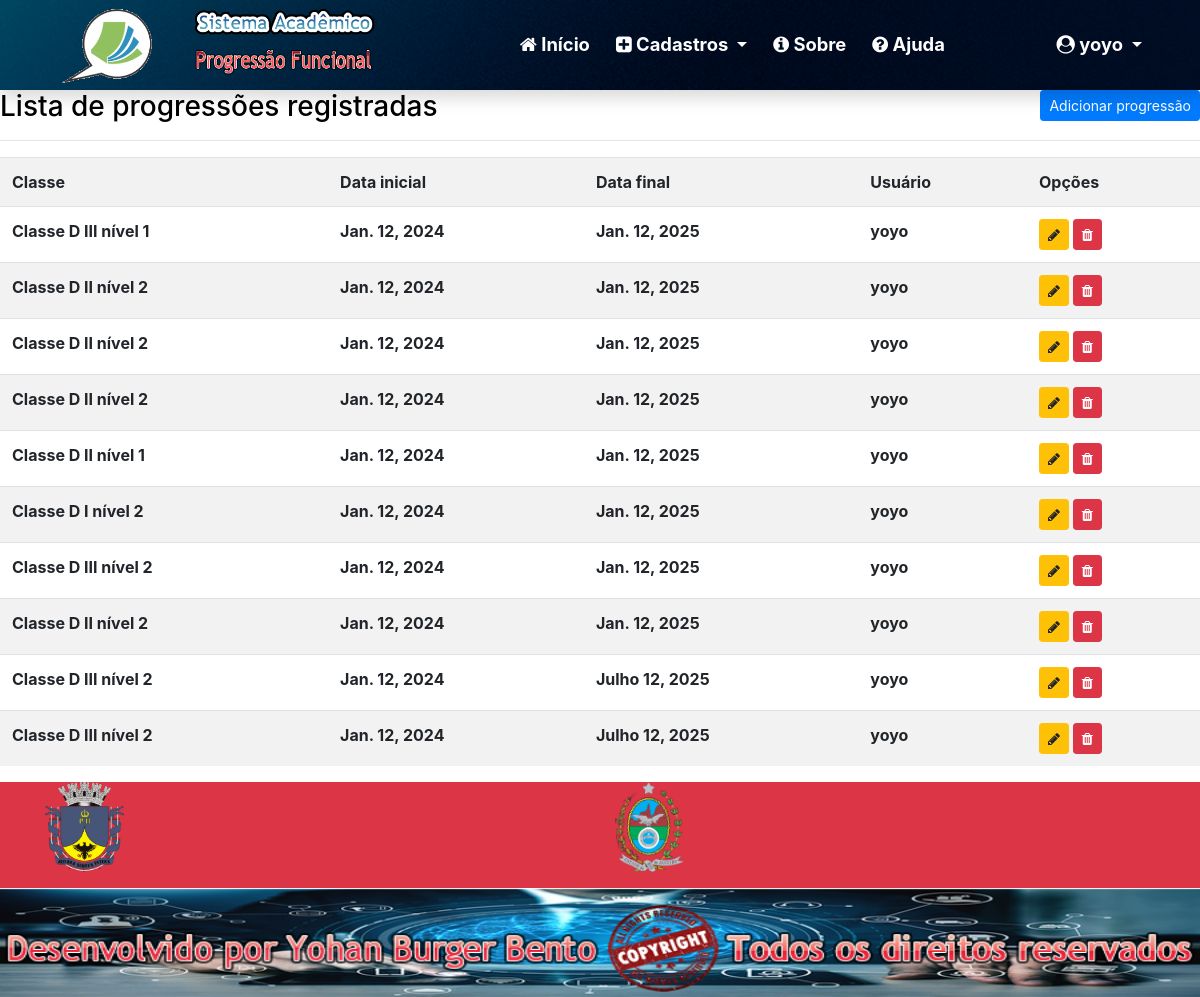
Screenshot of /listar/progressoes/ (signed in) with the database file from the repository.
### cadastros/models.py (models this page shows, shortened)
class Progressao(models.Model):
    classe = models.ForeignKey(Classe, on_delete=models.CASCADE)
    data_inicial = models.DateField()
    data_final = models.DateField()
    observacao = models.TextField()
    usuario = models.ForeignKey(User, on_delete=models.CASCADE)

class Classe(models.Model):
    nome = models.CharField(max_length=50)
    nivel = models.IntegerField(verbose_name="nível")
    descricao = models.CharField(max_length=150, verbose_name="descrição", null=True, blank=True)
    def __str__(self):
        return "{} nível {}".format(self.nome, self.nivel)

### cadastros/views.py (the view)
# urls.py: path('listar/progressoes/', ProgressaoList.as_view(), name="listar-progressao"),
class ProgressaoList(LoginRequiredMixin, ListView):
    login_url = reverse_lazy('login')
    model = Progressao
    template_name = 'cadastros/listas/progressao.html'
    def get_queryset(self):
        self.object_list = Progressao.objects.filter(usuario=self.request.user)
        return self.object_list

### cadastros/templates/cadastros/listas/progressao.html
{% extends 'paginas/modelo-ifpr.html' %}
{% load static %}
{% block conteudo %}
<h3>
    Lista de progressões registradas
    <a href="{% url 'cadastrar-progressao' %}" class="btn btn-primary btn-sm float-right">Adicionar progressão</a>
</h3>
<hr>
<div class="table-responsive">
    <table class="table table-striped">
        <tr>
            <th>Classe</th>
            <th>Data inicial</th>
            <th>Data final</th>
            <th>Usuário</th>
            <th>Opções</th>
        </tr>
        {% for object in object_list %}
        <tr>
            <td>{{ object.classe }}</td>
            <td>{{ object.data_inicial }}</td>
            <td>{{ object.data_final }}</td>
            <td>{{ object.usuario }}</td>
            <td>
                <a href="{% url 'editar-progressao' object.pk %}" class="btn btn-warning btn-sm" title="Editar">
                    <i class="fa fa-pencil" aria-hidden="true"></i>
                </a>
                <a href="{% url 'excluir-progressao' object.pk %}" class="btn btn-danger btn-sm" title="Excluir">
                    <i class="fa fa-trash" aria-hidden="true"></i>
                </a>
            </td>
        </tr>
        {% empty %}
        <tr>
            <td colspan="3">Nenhuma progressão registrada.</td>
        </tr>
        {% endfor %}
    </table>
</div>
{% endblock %}

### paginas/templates/paginas/modelo-ifpr.html (shortened to what this page needs)
{% load static %}
<!doctype html>
<html lang="pt-br" class="h-100">
<head>
    <link href="{% static 'css/bootstrap.min.css' %}" rel="stylesheet">
    <link href="{% static 'css/font-awesome.min.css' %}" rel="stylesheet">
    <link href="{% static 'css/ifpr.css' %}" rel="stylesheet">
    <link rel="stylesheet" type="text/css" href="https://cdn.datatables.net/v/bs4/dt-1.10.22/datatables.min.css" />
</head>
<body class="d-flex flex-column h-100">
    <main role="main" class="flex-shrink-0">
        {% block menu %}
<nav class="navbar navbar-expand-lg navbar-dark font-115 shadow"
    style="background-image: url('{% static 'img/bgteste.png' %}'); background-size: cover; background-position: center;">
            <div class="container">
                <a class="navbar-brand" href="#">
                    <img src="{% static 'img/sistemaacademico.png' %}" height="80" alt="40">
                </a>
                <div class="collapse navbar-collapse" id="navbarNavDropdown">
                    <ul class="navbar-nav mr-auto">
                        <li class="nav-item">
                            <a class="nav-link" href="{% url 'index' %}">
                                <i class="fa fa-home" aria-hidden="true"></i>
                                Início
                            </a>
                        </li>
                        {% if request.user.is_authenticated %}
                        <li class="nav-item dropdown">
                            <a class="nav-link dropdown-toggle text-white" href="#" id="navbarDropdownMenuLink"
                                role="button" data-toggle="dropdown" aria-haspopup="true" aria-expanded="false">
                                <i class="fa fa-plus-square" aria-hidden="true"></i>
                                Cadastros
                            </a>
                        </li>
                        {% endif %}
                        <li class="nav-item ">
                            <a class="nav-link" href="{% url 'sobre' %}">
                                <i class="fa fa-info-circle" aria-hidden="true"></i>
                                Sobre
                            </a>
                        </li>
                        <li class="nav-item ">
                            <a class="nav-link" href="#">
                                <i class="fa fa-question-circle" aria-hidden="true"></i>
                                Ajuda
                            </a>
                        </li>
                    </ul>
                    <ul class="navbar-nav">
                        {% if request.user.is_authenticated %}
                        <li class="nav-item dropdown">
                            <a class="nav-link dropdown-toggle text-white" href="#" id="navbarDropdownMenuLink"
                                role="button" data-toggle="dropdown" aria-haspopup="true" aria-expanded="false">
                                <i class="fa fa-user-circle" aria-hidden="true"></i>
                                <span id="username">{{ request.user }}</span>
                            </a>
                        </li>
                        {% endif %}
                    </ul>
                </div>
            </div>
        </nav>
        {% endblock %}
    {% block conteudo %}{% endblock %}
    </main>
    <footer class="mt-auto">
        {% block rodape-links %}
        <div class="container-fluid bg-danger text-warning">
            <div class="container" heigth="100%">
                <div class="row">
                    <div class="col-sm">
                        <ul class="list-unstyled">
                            <img src="{% static 'img/emblemapetropolis.png' %}" height="90" alt="">
                        </ul>
                    </div>
                    <div class="col-sm">
                        <img src="{% static 'img/emblemarj.png' %}" height="90" alt="">
                    </div>
                </div>
            </div>
        </div>
        {% endblock %}
        {% block rodape %}
                    <img src="{% static 'img/desenvolvido por Yohan.fw.png' %}" height="109" width="100%" class="float-left" alt="">
            {% endblock %}
    </footer>
</body>
</html>

### static/css/ifpr.css (style rules this page uses)
.font-115 { font-size: 115%; }
.navbar { padding: 0 !important; }
.navbar .navbar-brand { padding-left: 10px; }
.navbar a.nav-link { color: white !important; }
.navbar .nav-item { padding: 3px 5px; }
table td { max-width: 300px; }

### rows the page displays
Progressao: classe "Classe D III nível 1", data_inicial "Jan. 12, 2024", data_final "Jan. 12, 2025", usuario "yoyo"
Progressao: classe "Classe D II nível 2", data_inicial "Jan. 12, 2024", data_final "Jan. 12, 2025", usuario "yoyo"
Progressao: classe "Classe D II nível 2", data_inicial "Jan. 12, 2024", data_final "Jan. 12, 2025", usuario "yoyo"
Progressao: classe "Classe D II nível 2", data_inicial "Jan. 12, 2024", data_final "Jan. 12, 2025", usuario "yoyo"
Progressao: classe "Classe D II nível 1", data_inicial "Jan. 12, 2024", data_final "Jan. 12, 2025", usuario "yoyo"
Progressao: classe "Classe D I nível 2", data_inicial "Jan. 12, 2024", data_final "Jan. 12, 2025", usuario "yoyo"
Progressao: classe "Classe D III nível 2", data_inicial "Jan. 12, 2024", data_final "Jan. 12, 2025", usuario "yoyo"
Progressao: classe "Classe D II nível 2", data_inicial "Jan. 12, 2024", data_final "Jan. 12, 2025", usuario "yoyo"
Progressao: classe "Classe D III nível 2", data_inicial "Jan. 12, 2024", data_final "Julho 12, 2025", usuario "yoyo"
Progressao: classe "Classe D III nível 2", data_inicial "Jan. 12, 2024", data_final "Julho 12, 2025", usuario "yoyo"

### other values shown
{{ request.user }} "yoyo"
